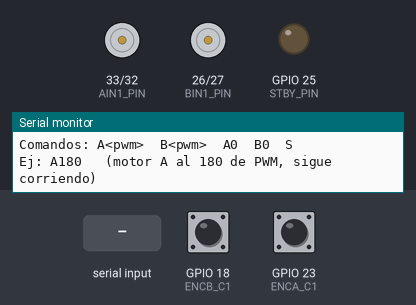
The sketch below on a simulated ESP32. Parts: motor-driver pin pairs drawn as motors (green arrow = first pin HIGH = forward, orange = second pin HIGH = backward, longer = more drive, scaled by the enable pin, stopped while the standby pin is LOW), output pins drawn as LEDs (lit = HIGH), the last lines printed to the serial monitor. The inputs (shaded band) are chosen by the test bench; at power-on: GPIO 18 (ENCB_C1) HIGH, GPIO 23 (ENCA_C1) HIGH.

Above: at 1.2 s.
1.3 s: "A90\n" received over Serial
At 2.2 s:
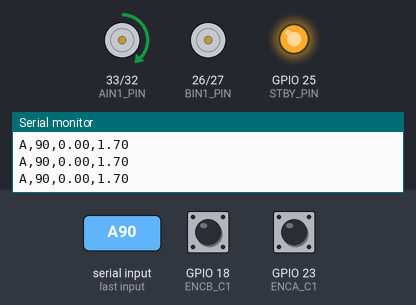
2.8 s: "B90\n" received over Serial
At 3.3 s:
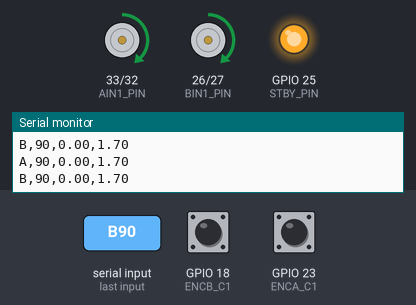
4.3 s: "A,45\n" received over Serial
At 5.5 s:
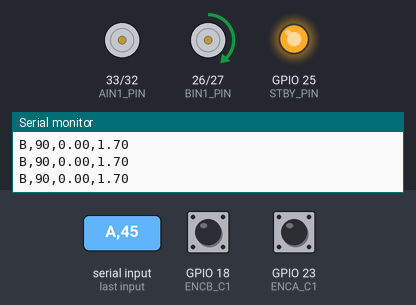
5.8 s: "B,45\n" received over Serial
At 6.8 s:
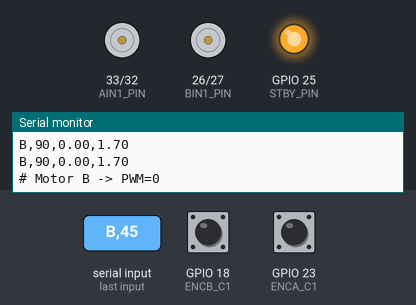
7.3 s: "b90\n" received over Serial
At 7.9 s:
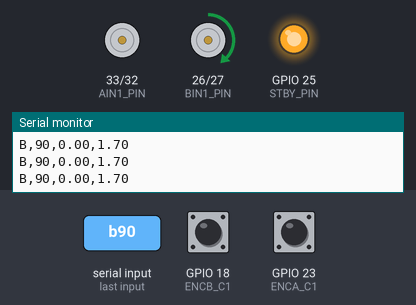
8.8 s: "a90\n" received over Serial
At 9.1 s:
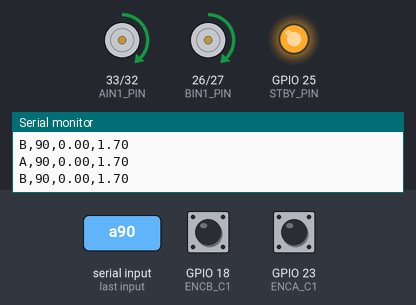
Timing chart, 0 to 11.3 s (numbered marks = the images above; inputs shaded):
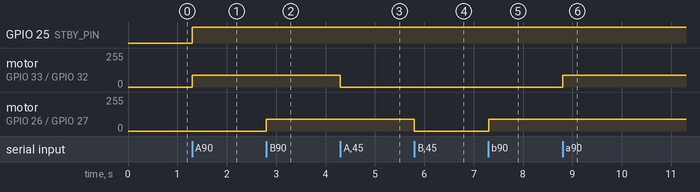

The sketch:

pwm_manual_rpm_voltaje_2.ino
```cpp
/*
  Control manual de PWM por Serial + medición de RPM filtradas y cálculo de voltaje
  aplicado al motor.

  Uso por Monitor Serial (115200 baudios):
    A<pwm>   -> ej: A180  -> aplica PWM=180 al motor A y lo deja corriendo
    B<pwm>   -> ej: B180  -> aplica PWM=180 al motor B y lo deja corriendo
    A0 / B0  -> detiene ese motor
    S        -> detiene ambos motores
*/

// ---------------- Pines del driver TB6612 ----------------
#define PWMA_PIN   13
#define AIN1_PIN   33
#define AIN2_PIN   32
#define STBY_PIN   25

#define PWMB_PIN   14
#define BIN1_PIN   26
#define BIN2_PIN   27

// ---------------- Pines de los encoders ----------------
#define ENCA_C1    23
#define ENCA_C2    22
#define ENCB_C1    18
#define ENCB_C2    5

// ---------------- Voltaje de alimentación del TB6612 ----------------
#define V_ALIMENTACION   4.81   // Voltaje real de la fuente dedicada al motor

// ---------------- Calibración de encoder (ticks/vuelta) ----------------
#define CPR_SALIDA_A  78.3
#define CPR_SALIDA_B  69.8
#define ENCA_SIGN  -1
#define ENCB_SIGN   1

// ---------------- PWM (LEDC) ----------------
#define PWM_FREQ        20000
#define PWM_RESOLUTION  8      // 0-255

// ---------------- Impresión de telemetría ----------------
#define SPEED_CALC_INTERVAL_MS  5

// ---------------- Factor de filtrado IIR paso bajo ----------------
// Un valor entre 0.15 y 0.25 elimina la cuantización conservando la dinámica rápida.
#define ALPHA_FILTER 0.20f

volatile long encoderA_count = 0;
volatile long encoderB_count = 0;

int pwmActualA = 0;
int pwmActualB = 0;

long lastEncA_forSpeed = 0;
long lastEncB_forSpeed = 0;
unsigned long lastSpeedCalcTime = 0;

float speedA_rpm = 0;
float speedB_rpm = 0;

// Variables internas para la velocidad cruda sin filtrar
float raw_rpmA = 0;
float raw_rpmB = 0;

void IRAM_ATTR isrEncoderA() {
  if (digitalRead(ENCA_C1) == digitalRead(ENCA_C2)) {
    encoderA_count += ENCA_SIGN;
  } else {
    encoderA_count -= ENCA_SIGN;
  }
}

void IRAM_ATTR isrEncoderB() {
  if (digitalRead(ENCB_C1) == digitalRead(ENCB_C2)) {
    encoderB_count += ENCB_SIGN;
  } else {
    encoderB_count -= ENCB_SIGN;
  }
}

// ==========================================================
//               FUNCIÓN: ACCIONAR MOTORES
// ==========================================================
void setMotor(char motor, int speed) {
  speed = constrain(speed, -255, 255);
  int pwmVal = abs(speed);
  digitalWrite(STBY_PIN, HIGH);

  if (motor == 'A') {
    if (speed > 0) { digitalWrite(AIN1_PIN, HIGH); digitalWrite(AIN2_PIN, LOW); }
    else if (speed < 0) { digitalWrite(AIN1_PIN, LOW); digitalWrite(AIN2_PIN, HIGH); }
    else { digitalWrite(AIN1_PIN, LOW); digitalWrite(AIN2_PIN, LOW); }
    ledcWrite(PWMA_PIN, pwmVal);
    pwmActualA = speed;
  } else {
    if (speed > 0) { digitalWrite(BIN1_PIN, HIGH); digitalWrite(BIN2_PIN, LOW); }
    else if (speed < 0) { digitalWrite(BIN1_PIN, LOW); digitalWrite(BIN2_PIN, HIGH); }
    else { digitalWrite(BIN1_PIN, LOW); digitalWrite(BIN2_PIN, LOW); }
    ledcWrite(PWMB_PIN, pwmVal);
    pwmActualB = speed;
  }
}

void stopAllMotors() {
  setMotor('A', 0);
  setMotor('B', 0);
  digitalWrite(STBY_PIN, LOW);
}

// ==========================================================
//     FUNCIÓN: LECTURA Y CÁLCULO DE VELOCIDAD (FILTRADA)
// ==========================================================
bool updateEncoderSpeeds() {
  unsigned long now = millis();
  unsigned long dt_ms = now - lastSpeedCalcTime;
  if (dt_ms < SPEED_CALC_INTERVAL_MS) return false;
  lastSpeedCalcTime = now;

  noInterrupts();
  long a = encoderA_count;
  long b = encoderB_count;
  interrupts();

  long deltaA = a - lastEncA_forSpeed;
  long deltaB = b - lastEncB_forSpeed;
  lastEncA_forSpeed = a;
  lastEncB_forSpeed = b;

  float dt_min = dt_ms / 60000.0;

  // 1. Velocidad instantánea (cruda, sensible a la baja resolución de pulsos)
  raw_rpmA = (deltaA / CPR_SALIDA_A) / dt_min;
  raw_rpmB = (deltaB / CPR_SALIDA_B) / dt_min;

  // 2. Filtro exponencial IIR para atenuar la cuantización
  speedA_rpm = (ALPHA_FILTER * raw_rpmA) + ((1.0f - ALPHA_FILTER) * speedA_rpm);
  speedB_rpm = (ALPHA_FILTER * raw_rpmB) + ((1.0f - ALPHA_FILTER) * speedB_rpm);

  return true;
}

// ==========================================================
//     FUNCIÓN: VOLTAJE APLICADO AL MOTOR (calculado, no medido)
// ==========================================================
float calcularVoltajeAplicado(int pwmAplicado) {
  return (abs(pwmAplicado) / 255.0) * V_ALIMENTACION;
}

void setup() {
  Serial.begin(115200);

  pinMode(AIN1_PIN, OUTPUT);
  pinMode(AIN2_PIN, OUTPUT);
  pinMode(BIN1_PIN, OUTPUT);
  pinMode(BIN2_PIN, OUTPUT);
  pinMode(STBY_PIN, OUTPUT);

  ledcAttach(PWMA_PIN, PWM_FREQ, PWM_RESOLUTION);
  ledcAttach(PWMB_PIN, PWM_FREQ, PWM_RESOLUTION);

  pinMode(ENCA_C1, INPUT_PULLUP);
  pinMode(ENCA_C2, INPUT_PULLUP);
  pinMode(ENCB_C1, INPUT_PULLUP);
  pinMode(ENCB_C2, INPUT_PULLUP);

  attachInterrupt(digitalPinToInterrupt(ENCA_C1), isrEncoderA, CHANGE);
  attachInterrupt(digitalPinToInterrupt(ENCB_C1), isrEncoderB, CHANGE);

  stopAllMotors();
  lastSpeedCalcTime = millis();

  Serial.println("=== Control manual de PWM + RPM + Voltaje ===");
  Serial.println("Comandos: A<pwm>  B<pwm>  A0  B0  S");
  Serial.println("Ej: A180   (motor A al 180 de PWM, sigue corriendo)");
}

void loop() {
  // Leer comandos por consola
  if (Serial.available()) {
    String cmd = Serial.readStringUntil('\n');
    cmd.trim();

    if (cmd == "S" || cmd == "s") {
      stopAllMotors();
      Serial.println("# Motores detenidos");
    } else if (cmd.length() >= 1 && (cmd[0] == 'A' || cmd[0] == 'a')) {
      int pwmVal = cmd.substring(1).toInt();
      setMotor('A', pwmVal);
      Serial.print("# Motor A -> PWM=");
      Serial.println(pwmVal);
    } else if (cmd.length() >= 1 && (cmd[0] == 'B' || cmd[0] == 'b')) {
      int pwmVal = cmd.substring(1).toInt();
      setMotor('B', pwmVal);
      Serial.print("# Motor B -> PWM=");
      Serial.println(pwmVal);
    }
  }

  // Enviar telemetría si se actualizan las RPM
  if (updateEncoderSpeeds()) {
    if (pwmActualA != 0) {
      float vA = calcularVoltajeAplicado(pwmActualA);
      Serial.print("A,");
      Serial.print(pwmActualA);
      Serial.print(",");
      Serial.print(speedA_rpm, 2);
      Serial.print(",");
      Serial.println(vA, 2);
    }

    if (pwmActualB != 0) {
      float vB = calcularVoltajeAplicado(pwmActualB);
      Serial.print("B,");
      Serial.print(pwmActualB);
      Serial.print(",");
      Serial.print(speedB_rpm, 2);
      Serial.print(",");
      Serial.println(vB, 2);
    }
  }
}
```

Measured:
- after the input at 1.3 s, GPIO 25 (STBY_PIN): LOW → HIGH at once; motor on GPIO 33 (AIN1_PIN) / GPIO 32 (AIN2_PIN): stopped → forward 90/255 at once
- after the input at 2.8 s, motor on GPIO 26 (BIN1_PIN) / GPIO 27 (BIN2_PIN): stopped → forward 90/255 at once
- after the input at 4.3 s, motor on GPIO 33 (AIN1_PIN) / GPIO 32 (AIN2_PIN): forward 90/255 → stopped at once
- after the input at 5.8 s, motor on GPIO 26 (BIN1_PIN) / GPIO 27 (BIN2_PIN): forward 90/255 → stopped at once
- after the input at 7.3 s, motor on GPIO 26 (BIN1_PIN) / GPIO 27 (BIN2_PIN): stopped → forward 90/255 at once
- after the input at 8.8 s, motor on GPIO 33 (AIN1_PIN) / GPIO 32 (AIN2_PIN): stopped → forward 90/255 at once
